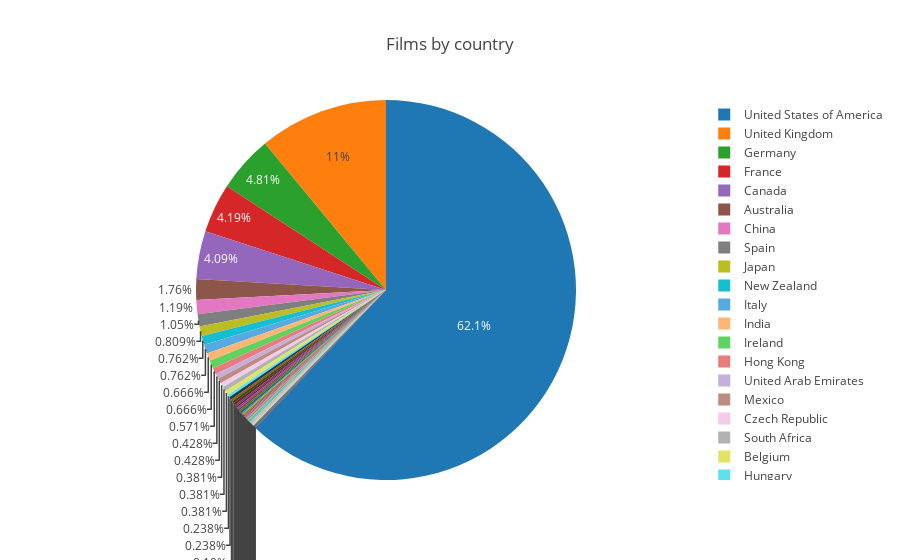

Notebook code for this chart:
### Markdown cell above
### 1. Количество фильмов, выпущенное каждой страной
Построим pie-chart в котором будет отображена доля каждой страны в производстве фильма.
Если в производстве одного фильма учавствовало несколько стран, то учитываем все.

Переменные:
1. Страна (строка)
2. Количество фильмов (целое)

### Code cell
import json
from collections import defaultdict


'''
Тут я делаю магию.. Если в кратце, то я получаю список стран, кладу из в country_list, потом делаю из него хеш,
в котором ключ - страна, значение - сколько фильмов было снято в этой стране. Ну а потом строю график по этому хешу
'''

def extract_country(prog_countries_json, countries):
    '''Функция которая парсит json, берет название стран, которые сделали фильм
    и записывает значение в countries (это список)'''
    country_items = json.loads(prog_countries_json)
    countries += [item['name'] for item in country_items]

country_list = []
df['production_countries'].apply(extract_country, countries=country_list)

country_dict = defaultdict(int)
for item in country_list:
    country_dict[item] += 1

data = go.Pie(labels=list(country_dict.keys()), values=list(country_dict.values()))
fig = go.Figure(data=[data], layout={'title': 'Films by country'})
iplot(fig)

### Figure 1 — Plotly figure (JSON) as saved in the notebook; plotly's stock layout.template omitted (floating-point values rounded to 4 significant figures)
{"data": [{"labels": ["United States of America", "United Kingdom", "Jamaica", "Bahamas", "Dominica", "New Zealand", "China", "Germany", "Italy", "Japan", "Malta", "Canada", "France", "Australia", "Czech Republic", "Spain", "United Arab Emirates", "India", "Hong Kong", "Taiwan", "Morocco", "Hungary", "Singapore", "Norway", "Sweden", "South Africa", "Russia", "Mexico", "Monaco", "Switzerland", "Pakistan", "Finland", "Iceland", "Belgium", "Bulgaria", "South Korea", "Netherlands", "Bosnia and Herzegovina", "Poland", "Ireland", "Brazil", "Greece", "Austria", "Cambodia", "Thailand", "Denmark", "Bolivia", "Ecuador", "Colombia", "Egypt", "Bhutan", "Indonesia", "Angola", "Israel", "Iran"], "type": "pie", "uid": "55d40f98-d073-11e8-9bd4-d5aa758ff23f", "values": [1304, 231, 2, 2, 1, 16, 25, 101, 16, 17, 3, 86, 88, 37, 8, 22, 9, 14, 12, 2, 2, 5, 1, 4, 2, 8, 4, 9, 1, 3, 2, 2, 4, 8, 3, 5, 3, 1, 2, 14, 3, 2, 2, 1, 2, 3, 1, 1, 1, 1, 1, 1, 1, 1, 1]}], "layout": {"title": "Films by country"}}
